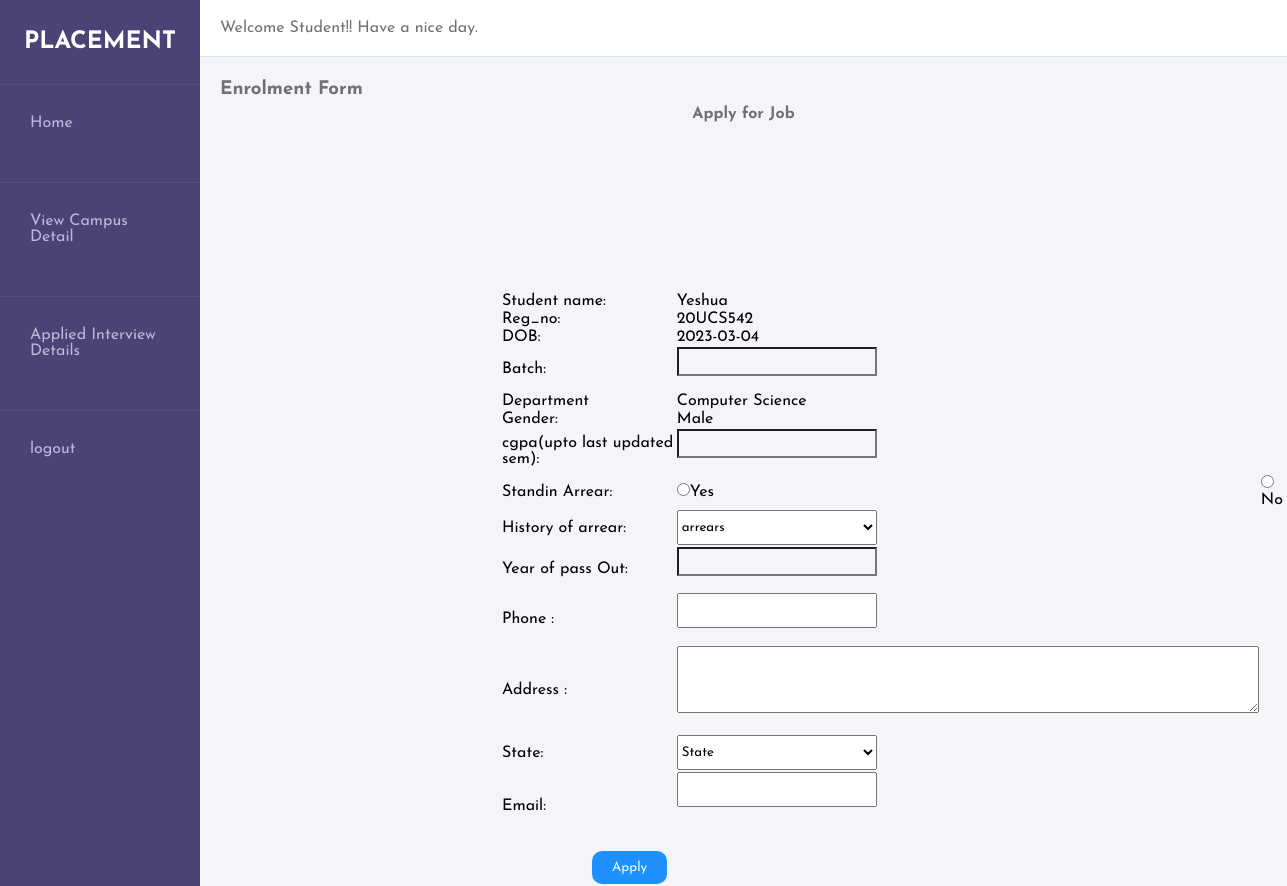
Screenshot of /app_campus.php (signed in) with the database file from the repository.
### tables this page shows
CREATE TABLE `students` (
  `name` varchar(1000) NOT NULL,
  `reg_no` varchar(1000) NOT NULL,
  `department` varchar(1000) NOT NULL,
  `dob` date NOT NULL,
  `gender` varchar(1000) NOT NULL,
  `aadhar` varchar(1000) NOT NULL,
  `father_name` varchar(1000) NOT NULL,
  `religion` varchar(1000) NOT NULL,
  `phone` varchar(10) NOT NULL,
  `address` text NOT NULL,
  `state` varchar(1000) NOT NULL,
  `email` varchar(1000) NOT NULL,
  `cid` int(11) DEFAULT NULL,
  `status` varchar(1000) NOT NULL DEFAULT 'Not Selected'
);

### app_campus.php (the view, shortened to what this page needs)
<!DOCTYPE html>
<html lang="en">
<head>
	<link rel="stylesheet" href="styles.css">
</head>
<body>
    <body>
        <div class="wrapper">
            <div class="sidebar">
                <h2>Placement</h2>
                <ul>
                    <li><a href="stud_hm.php"><i class="fas fa-home"></i>Home</a></li>
                    <li><a href="#"><i class="fas fa-home"></i>View Campus Detail</a></li>
                    <li><a href="applied_details_stud.php"><i class="fas fa-project-diagram"></i>Applied Interview Details</a></li>
                    <li><a href="logout.php"><i class="fas fa-logout"></i>logout</a></li>
                </ul>
            </div>
            <div class="main_content">
                <div class="header">Welcome Student!! Have a nice day.</div>
                <div class="info">
                  <h3>Enrolment Form</h3>
                  <h4 align="center">Apply for Job </h4>
              </div>
            </div>
        </div>
        <form action="#" method="POST">
          <?php
          $reg_no = $_SESSION["reg_no"];
          include("connect.php");
          $sql = "SELECT * FROM students WHERE reg_no = '$reg_no'";
          $result = mysqli_query($conn, $sql);
          if($result){
          while($row = mysqli_fetch_assoc($result))
          {
            $stud_name = $row["name"];
            $department = $row["department"];
            $gender = $row["gender"];
            $dob = $row["dob"];
          }
        }
        else{
          echo mysqli_error($conn);
        }
          ?>
            <table>
                <tr>
                    <td><label for="username" style="color:black;">Student name:</label></td>
                  <td><?php echo $stud_name;?></td>
                  <br></tr>
                  <tr>
                    <td><label for="reg_no" style="color:black">Reg_no:</label></td>
                  <td><?php echo $reg_no;?></td>
                  <br>
                  </tr>
                  <tr>
                    <td>
                  <label for="dob" style="color: black;">DOB:</label></td>
                  <td><?php echo "$dob";?></td>
                  <br>
                  </tr>
                  <tr>
                    <td><label for="batch" style="color:black">Batch:</label></td>
                  <td><input type="text" name="batch" id="required" ></td>
                  <br>
                  </tr>
                  <tr>
                    <td><label>
                      Department
                      </label>  </td>
                      <td><?php echo $department;?></td>
                  <br>
                  </tr>
                  <tr>
                    <td>
                      <label for="gender" style="color: black;">Gender:</label></td>
                      <td><?php echo $gender;?></td>
                      </tr>
                      <tr>
                  <td>
                    <label for="cgpa" style="color: black;">cgpa(upto last updated sem):</label></td>
                    <td><input type="number" name="cgpa" id="required" ></td>
                    <br>
                    </tr>
                      <tr>
                        <td>
                          <label for="standin arrear" style="color: black;">Standin Arrear:</label></td>
                          <div><td><input type="radio" name="sa" value="yes" >Yes</td></div>
                          <div><td><input type="radio" name="sa" value="no" >No</td></div>
                          <br>
                          </tr>
                <tr>
                  <td><label for="arrear" style="color: black;">History of arrear:</label></td>
                  <td><select style="width:200px; height: 35px;" name="arr">
                    <option value="arrear">arrears</option>
                  </select></td>
                  <br>
                  </tr>
                  <tr>
                    <td>
                      <label for="passout" style="color: black;">Year of pass Out:</label></td>
                      <td><input type="number" name="passout" id="required" ></td>
                      <br>
                      </tr>
                  <tr>
                    <td>
                      <label>
                        Phone :
                        </label></td>
                        <td><input type="text" style="width:200px; height: 35px;" name="phone" size="10"/> <br> <br></td>
                  </tr>
                  <tr>
                    <td><label>
                      Address :
                      </label></td>
                      <td>
                        <textarea cols="80" rows="5"name="address" value="address">
                        </textarea>
                        <br> <br>
                      </td>
                  </tr>
                  <tr>
                    <td>
                      <label>
                        State:
                      </label>
                    </td>
                    <td>
                        <select style="width:200px; height: 35px;" name="state">
                        <option value="State">State</option>
                        </select>
                    </td>
                  </tr>
                  <tr>
                    <td>
                      <label>
                        Email:
                        </label></td>
                        <td>
                          <input type="email" style="width:200px; height: 35px;" id="email" name="mail"/> <br>
        <br> <br>
                    </td>
                  </tr>
                <tr>
                  <td><input type="submit" value="Apply" name="submit" id="button"></td>
                  <td></form></td>
</body>
</html>

### styles.css (style rules this page uses)
* { margin: 0; padding: 0; box-sizing: border-box; list-style: none; text-decoration: none; font-family: 'Josefin Sans', sans-serif; }
body { background-color: #f3f5f9; }
.wrapper { display: flex; position: relative; }
.wrapper .sidebar { width: 200px; height: 100%; background: #4b4276; padding: 30px 0px; position: fixed; }
.wrapper .sidebar h2 { color: #fff; text-transform: uppercase; text-align: center; margin-bottom: 30px; }
.wrapper .sidebar ul li { margin-top: 20px; padding: 30px; border-bottom: 1px solid #bdb8d7; border-bottom: 1px solid rgba(0,0,0,0.05); border-top: 1px solid rgba(255,255,255,0.05); }
.wrapper .sidebar ul li a { color: #bdb8d7; display: block; }
.wrapper .main_content { width: 100%; margin-left: 200px; }
.wrapper .main_content .header { padding: 20px; background: #fff; color: #717171; border-bottom: 1px solid #e0e4e8; }
.wrapper .main_content .info { margin: 20px; color: #717171; line-height: 25px; }
#button { border-radius:10px; padding:10px 20px; background:dodgerblue; color:azure; margin-top:10px; border:none; outline:none; margin-left:90px; }
#required { width:200px; background:transparent; color:Black; padding:6px; margin-bottom: 15px; }

### app_campus.php (style rules this page uses)
form { margin-left:500px; padding:0; position:absolute; }

### rows the page displays
students: name "Yeshua", dob "2023-03-04", department "Computer Science", gender "Male"

### other values shown
$reg_no "20UCS542"
